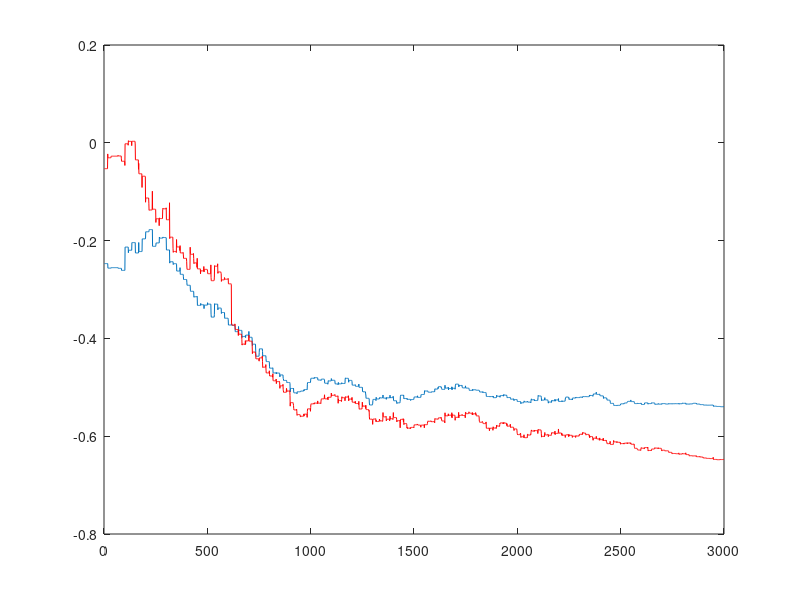

This figure's MATLAB source:
function [rmat, rmat_1] = showT()
load data
load enumT
weightless_1 = {};
for pic = pics
    pre = zeros(1, 3000);
    for user = users
        pre = pre + singleByT{user, pic};
    end
    pre = pre / 30;
    weightless_1{pic} = weightless{pic}./pre;
end

% for pic = pics
%     if category(pic) == 0
%         plot(weightless{pic}, 'r-');
%     end
%     if category(pic) == 1
%         plot(weightless{pic}, 'b-');
%     end
% end

rmat = zeros(3000, 1);
rmat_1 = zeros(3000, 1);
figure();
for t = 1:3000
    entMat = [];
    entMat_1 = [];
    for pic = pics
        entMat(pic) = weightless{pic}(t);
        entMat_1(pic) = weightless_1{pic}(t); %#ok<AGROW>
    end
    rmat(t) = corr(score(pics)', entMat(pics)');
    rmat_1(t) = corr(score(pics)', entMat_1(pics)');
end
plot(rmat);
hold on
plot(rmat_1, 'r');
    